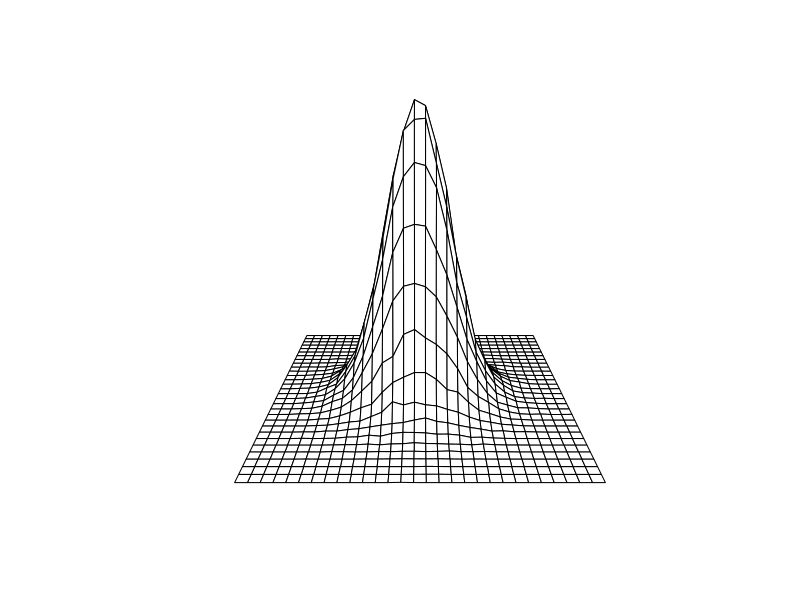
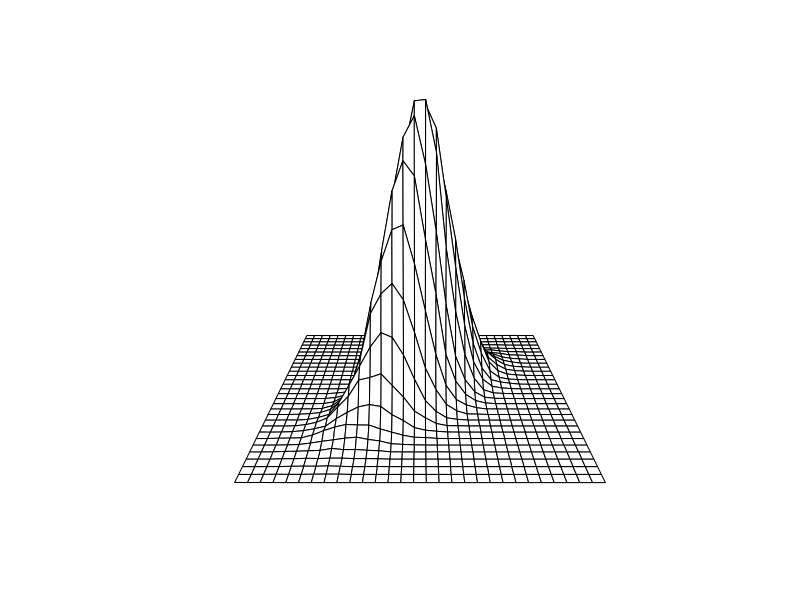
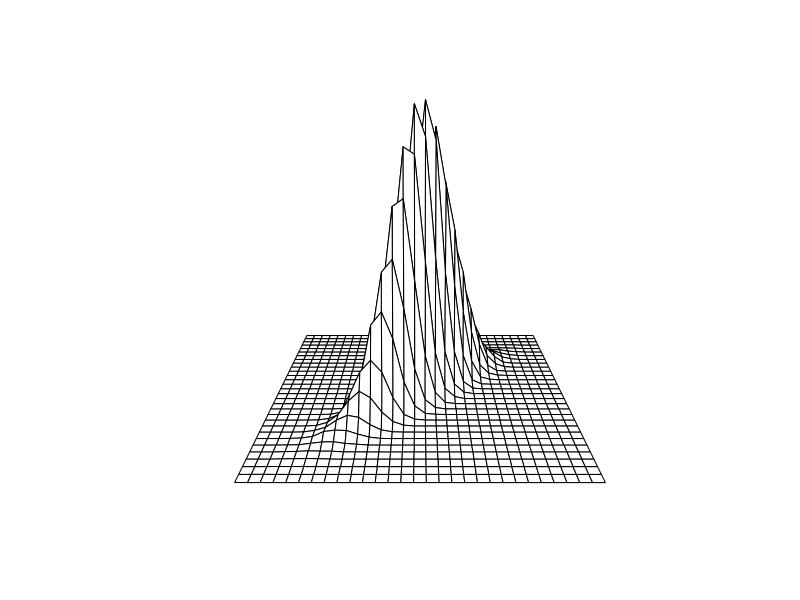

Generate these figures, in order, with R:
## ---- chunk 1
knitr::opts_chunk$set(echo=TRUE, message = FALSE,
                      fig.path="figures/",
                      fig.width=8, fig.height=6,
                      fig.show='hold', fig.align='center')

options(width=100)
## ---- chunk 2
library(MASS)

biv_dist <- function(rho) {
  rho <- rho
  
  Sigma <- rbind(c(1, rho),
                 c(rho, 1))
  
  set.seed(4960)
  xy <- as.data.frame(mvrnorm(1e5, c(1, 1), Sigma))
  
  den3d <- kde2d(xy$V1, xy$V2, n = 30)
  persp(den3d, box=FALSE)
  
  print(cor(xy$V1, xy$V2))
}

biv_dist(0)
## ---- chunk 3
biv_dist(0.7)
## ---- chunk 4
biv_dist(0.9)
